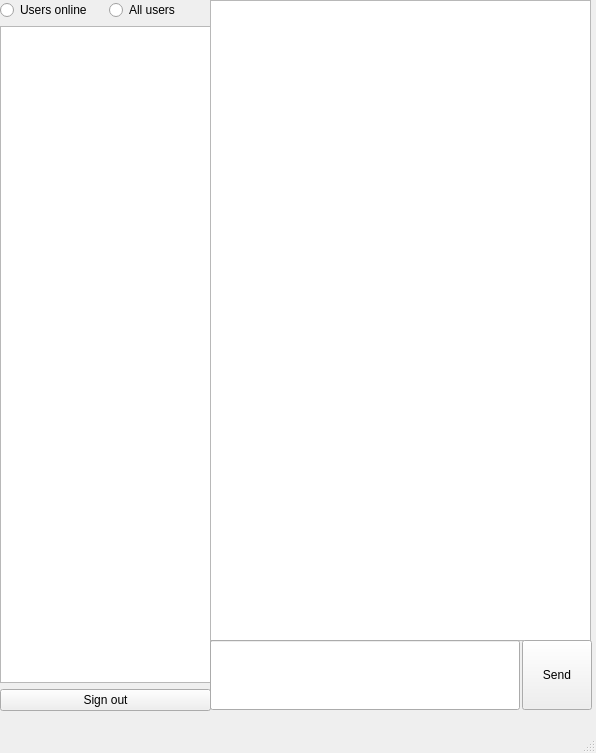
<?xml version="1.0" encoding="UTF-8"?>
<ui version="4.0">
 <class>MainWindow</class>
 <widget class="QMainWindow" name="MainWindow">
  <property name="windowModality">
   <enum>Qt::NonModal</enum>
  </property>
  <property name="geometry">
   <rect>
    <x>0</x>
    <y>0</y>
    <width>596</width>
    <height>753</height>
   </rect>
  </property>
  <property name="windowTitle">
   <string>Time to chat</string>
  </property>
  <widget class="QWidget" name="centralwidget">
   <widget class="QWidget" name="layoutWidget">
    <property name="geometry">
     <rect>
      <x>0</x>
      <y>0</y>
      <width>211</width>
      <height>711</height>
     </rect>
    </property>
    <layout class="QHBoxLayout" name="horizontalLayout_3">
     <item>
      <layout class="QHBoxLayout" name="horizontalLayout_2">
       <item>
        <layout class="QVBoxLayout" name="verticalLayout">
         <item>
          <layout class="QHBoxLayout" name="horizontalLayout">
           <item>
            <widget class="QRadioButton" name="radioButton_UsersOnline">
             <property name="text">
              <string>Users online</string>
             </property>
            </widget>
           </item>
           <item>
            <widget class="QRadioButton" name="radioButton_AllUsers">
             <property name="text">
              <string>All users</string>
             </property>
            </widget>
           </item>
          </layout>
         </item>
         <item>
          <widget class="QListView" name="listView_Users"/>
         </item>
         <item>
          <widget class="QPushButton" name="pushButton_SignOut">
           <property name="text">
            <string>Sign out</string>
           </property>
          </widget>
         </item>
        </layout>
       </item>
      </layout>
     </item>
    </layout>
   </widget>
   <widget class="QWidget" name="layoutWidget">
    <property name="geometry">
     <rect>
      <x>210</x>
      <y>0</y>
      <width>381</width>
      <height>641</height>
     </rect>
    </property>
    <layout class="QHBoxLayout" name="horizontalLayout_4">
     <item>
      <widget class="QListView" name="listView_MessageHistory">
       <property name="autoScroll">
        <bool>false</bool>
       </property>
       <property name="selectionMode">
        <enum>QAbstractItemView::MultiSelection</enum>
       </property>
       <property name="verticalScrollMode">
        <enum>QAbstractItemView::ScrollPerPixel</enum>
       </property>
      </widget>
     </item>
    </layout>
   </widget>
   <widget class="QPushButton" name="pushButton_SendMessage">
    <property name="geometry">
     <rect>
      <x>522</x>
      <y>640</y>
      <width>70</width>
      <height>70</height>
     </rect>
    </property>
    <property name="text">
     <string>Send</string>
    </property>
   </widget>
   <widget class="QLineEdit" name="lineEdit_SendMessageField">
    <property name="geometry">
     <rect>
      <x>210</x>
      <y>640</y>
      <width>310</width>
      <height>70</height>
     </rect>
    </property>
   </widget>
  </widget>
  <widget class="QMenuBar" name="menubar">
   <property name="geometry">
    <rect>
     <x>0</x>
     <y>0</y>
     <width>596</width>
     <height>21</height>
    </rect>
   </property>
  </widget>
  <widget class="QStatusBar" name="statusbar"/>
 </widget>
 <resources/>
 <connections/>
</ui>
